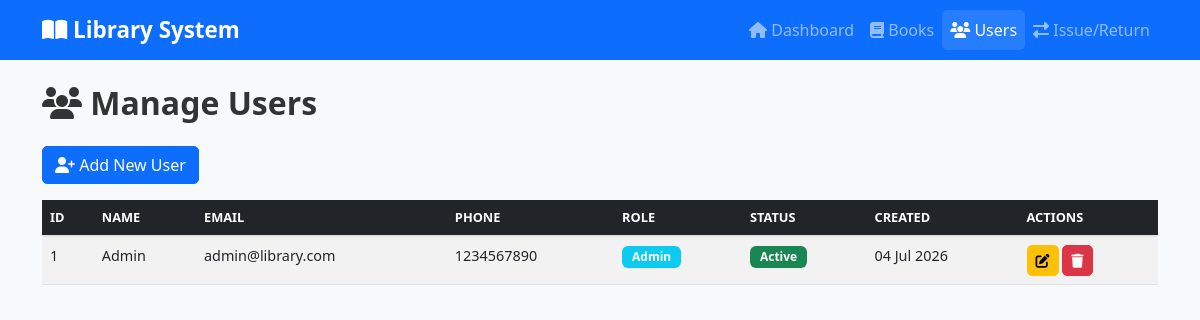
The page /users.php on the database its author committed.
### tables this page shows
CREATE TABLE IF NOT EXISTS users (
    id INT PRIMARY KEY AUTO_INCREMENT,
    name VARCHAR(100) NOT NULL,
    email VARCHAR(100) NOT NULL UNIQUE,
    phone VARCHAR(20),
    address VARCHAR(255),
    role ENUM('admin', 'student', 'teacher') DEFAULT 'student',
    status ENUM('active', 'inactive') DEFAULT 'active',
    created_at TIMESTAMP DEFAULT CURRENT_TIMESTAMP,
    updated_at TIMESTAMP DEFAULT CURRENT_TIMESTAMP ON UPDATE CURRENT_TIMESTAMP
);

### users.php (the view, shortened to what this page needs)
<?php
include 'config.php';
$users = $conn->query("SELECT * FROM users ORDER BY id DESC");
?>
<!DOCTYPE html>
<html lang="en">
<head>
    <link href="https://cdn.jsdelivr.net/npm/bootstrap@5.3.0/dist/css/bootstrap.min.css" rel="stylesheet">
    <link rel="stylesheet" href="https://cdnjs.cloudflare.com/ajax/libs/font-awesome/6.4.0/css/all.min.css">
    <link rel="stylesheet" href="style.css">
</head>
<body>
    <nav class="navbar navbar-expand-lg navbar-dark bg-primary">
        <div class="container">
            <a class="navbar-brand" href="index.php"><i class="fas fa-book-open"></i> Library System</a>
            <div class="collapse navbar-collapse" id="navbarNav">
                <ul class="navbar-nav ms-auto">
                    <li class="nav-item"><a class="nav-link" href="index.php"><i class="fas fa-home"></i> Dashboard</a></li>
                    <li class="nav-item"><a class="nav-link" href="books.php"><i class="fas fa-book"></i> Books</a></li>
                    <li class="nav-item"><a class="nav-link active" href="users.php"><i class="fas fa-users"></i> Users</a></li>
                    <li class="nav-item"><a class="nav-link" href="transactions.php"><i class="fas fa-exchange-alt"></i> Issue/Return</a></li>
                </ul>
            </div>
        </div>
    </nav>
    <div class="container mt-4">
        <h2 class="mb-4"><i class="fas fa-users"></i> Manage Users</h2>
        <button class="btn btn-primary mb-3" data-bs-toggle="modal" data-bs-target="#addUserModal">
            <i class="fas fa-user-plus"></i> Add New User
        </button>
        <div class="table-responsive">
            <table class="table table-striped table-hover">
                <thead class="table-dark">
                    <tr>
                        <th>ID</th>
                        <th>Name</th>
                        <th>Email</th>
                        <th>Phone</th>
                        <th>Role</th>
                        <th>Status</th>
                        <th>Created</th>
                        <th>Actions</th>
                    </tr>
                </thead>
                <tbody>
                    <?php while($row = $users->fetch_assoc()): ?>
                    <tr>
                        <td><?php echo $row['id']; ?></td>
                        <td><?php echo $row['name']; ?></td>
                        <td><?php echo $row['email']; ?></td>
                        <td><?php echo $row['phone']; ?></td>
                        <td><span class="badge bg-info"><?php echo ucfirst($row['role']); ?></span></td>
                        <td>
                            <span class="badge bg-<?php echo $row['status'] == 'active' ? 'success' : 'secondary'; ?>">
                                <?php echo ucfirst($row['status']); ?>
                            </span>
                        </td>
                        <td><?php echo date('d M Y', strtotime($row['created_at'])); ?></td>
                        <td>
                            <a href="?edit=<?php echo $row['id']; ?>" class="btn btn-sm btn-warning"><i class="fas fa-edit"></i></a>
                            <a href="?delete=<?php echo $row['id']; ?>" class="btn btn-sm btn-danger" onclick="return confirm('Are you sure?')"><i class="fas fa-trash"></i></a>
                        </td>
                    </tr>
                    <?php endwhile; ?>
                </tbody>
            </table>
        </div>
    </div>
</body>
</html>

### style.css (style rules this page uses)
body { background-color: #f8f9fa; font-family: 'Segoe UI', Tahoma, Geneva, Verdana, sans-serif; }
.navbar-brand { font-weight: 600; font-size: 1.4rem; }
.table { font-size: 0.9rem; }
.table thead th { border-bottom: 2px solid #dee2e6; font-weight: 600; text-transform: uppercase; font-size: 0.8rem; }
.badge { padding: 5px 10px; font-size: 0.75rem; }
.btn { border-radius: 5px; }
.nav-link { font-weight: 500; }
.nav-link.active { background-color: rgba(255,255,255,0.1); border-radius: 5px; }
h2 { color: #333; font-weight: 600; }

### rows shown on the page
users: id "1", name "Admin", email "admin@library.com", phone "1234567890", role "Admin", status "Active", created_at "04 Jul 2026"
